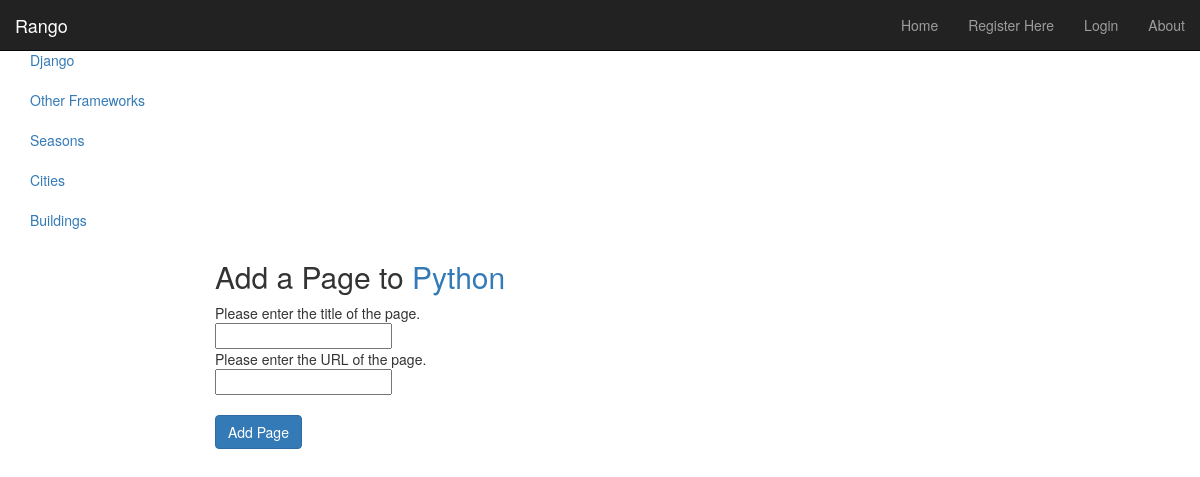
/rango/category/python/add_page/, run on the app's committed database.
### rango/models.py (models this page shows, shortened)
class Category(models.Model):
        name = models.CharField(max_length=128, unique=True)
        views = models.IntegerField(default=0)
        likes = models.IntegerField(default=0)
        slug = models.SlugField(unique=True)

### rango/views.py (the view)
# urls.py: url(r'^category/(?P<category_name_slug>[\w\-]+)/add_page/$', views.add_page, name='add_page'), # NEW MAPPING!
def add_page(request, category_name_slug):
    try:
        cat = Category.objects.get(slug=category_name_slug)
    except Category.DoesNotExist:
                cat = None
    if request.method == 'POST':
        form = PageForm(request.POST)
        if form.is_valid():
            if cat:
                page = form.save(commit=False)
                page.category = cat
                page.views = 0
                page.save()
                return category(request, category_name_slug)
        else:
            print form.errors
    else:
        form = PageForm()
    context_dict = {'form':form, 'category': cat}
    return render(request, 'rango/add_page.html', context_dict)

### rango/forms.py (shortened to what this page needs)
class PageForm(forms.ModelForm):
    title = forms.CharField(max_length=128, help_text="Please enter the title of the page.")
    url = forms.URLField(max_length=200, help_text="Please enter the URL of the page.")
    views = forms.IntegerField(widget=forms.HiddenInput(), initial=0)
    class Meta:
        model = Page
        exclude = ('category',)

### rango/templatetags/rango_extras.py (called while the page is built)
@register.inclusion_tag('rango/cats.html')
def get_category_list(cat=None):
    return {'cats': Category.objects.all(), 'act_cat': cat}

### rango/templates/rango/add_page.html (shortened to what this page needs)
<!DOCTYPE html>
<html>
    <head>
    </head>
    <body>
    {% extends 'rango/base.html' %}
{% block body_block %}
{% if category %}
                <form role="form"  id="page_form" method="post" action="/rango/category/{{category.slug}}/add_page/">
            <h2 class="form-signin-heading">Add a Page to <a href="/rango/category/{{category.slug}}/"> {{ category.name }}</a></h2>
                    {% for field in form.visible_fields %}
                        {{ field.help_text }}<br/>
                        {{ field }}<br/>
                    {% endfor %}
                <br/>
            <button class="btn btn-primary" type="submit" name="submit">Add Page</button>
                </form>
            {%  else %}
            <p>This is category does not exist.</p>
        {%  endif %}
        {% endblock %}

### rango/templates/rango/cats.html
{% if cats %}
    <ul class="nav nav-sidebar">
    {% for c in cats %}
    {% if c == act_cat %} <li  class="active" > {% else  %} <li>{% endif %}
            <a href="{% url 'category'  c.slug %}">{{ c.name }}</a></li>
{% endfor %}
{% else %}
    <li> <strong >There are no category present.</strong></li>
    </ul>
{% endif %}

### data on the page
Category: name "Django"
Category: name "Other Frameworks"
Category: name "Seasons"
Category: name "Cities"
Category: name "Buildings"
Category: name "Python"

### other printed values
{{ field.help_text }} "Please enter the title of the page." "Please enter the URL of the page."
